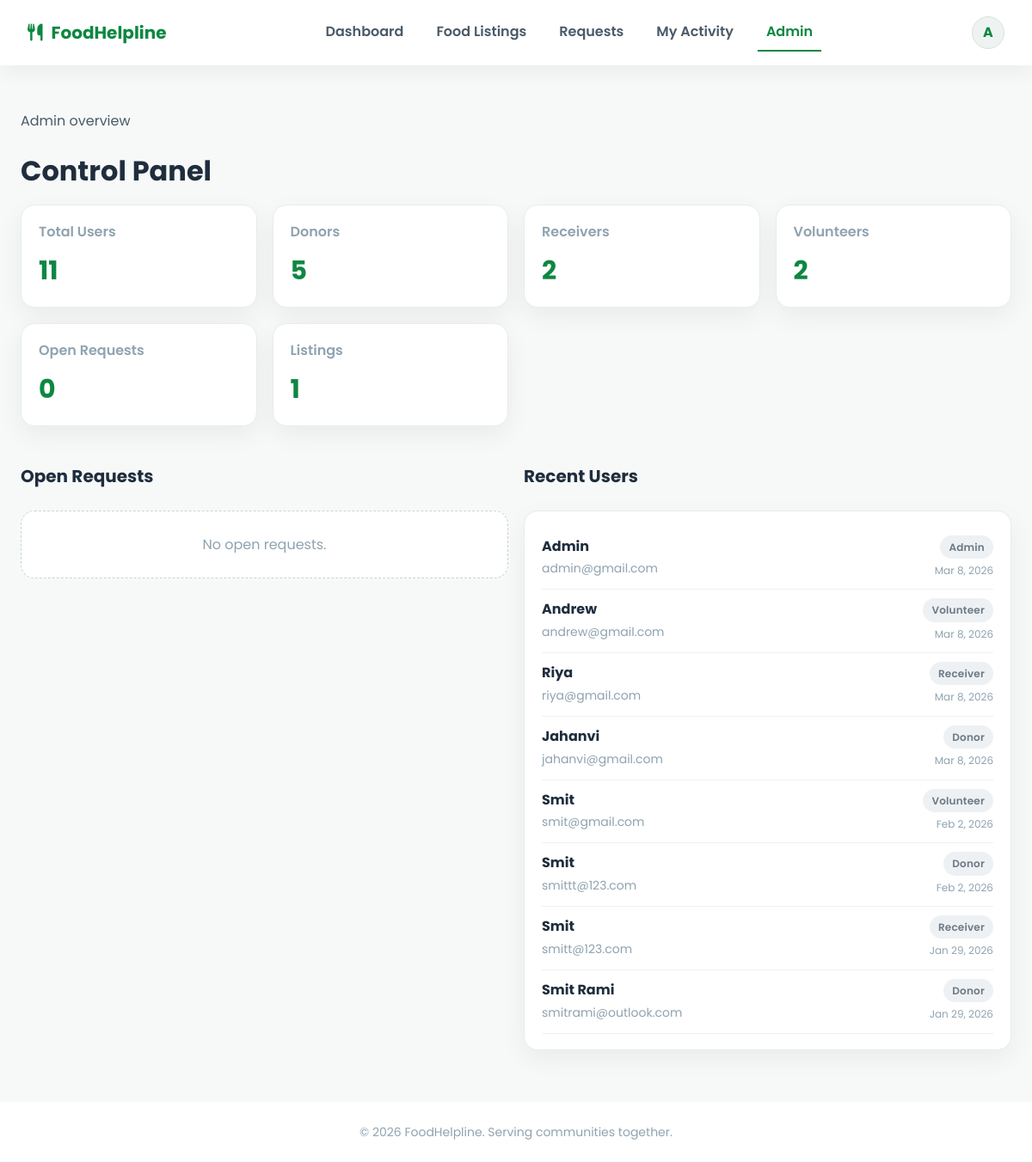
Page /admin/dashboard.php (signed in) on the committed database.
### tables this page shows
CREATE TABLE IF NOT EXISTS `users` (
  `id` int NOT NULL AUTO_INCREMENT,
  `name` varchar(100) DEFAULT NULL,
  `email` varchar(100) DEFAULT NULL,
  `phone` varchar(15) DEFAULT NULL,
  `address` varchar(255) DEFAULT NULL,
  `organization` varchar(255) DEFAULT NULL,
  `password` varchar(255) DEFAULT NULL,
  `role` enum('admin','donor','receiver','volunteer') DEFAULT NULL,
  `profile_completed` tinyint(1) NOT NULL DEFAULT '0',
  `status` tinyint DEFAULT '1',
  `created_at` timestamp NULL DEFAULT CURRENT_TIMESTAMP,
  PRIMARY KEY (`id`),
  UNIQUE KEY `email` (`email`)
);

### includes/helpers.php (called while the page is built, shortened)
<?php
function safe($value) {
    return htmlspecialchars($value ?? '', ENT_QUOTES, 'UTF-8');
}
function formatDate($dateString, $format = 'M j, Y') {
    return date($format, strtotime($dateString));
}

### admin/dashboard.php (the view, shortened to what this page needs)
<?php
$active = "admin";
include("../includes/header.php");
include("../includes/helpers.php");
$counts = [
    'users' => (int)$conn->query("SELECT COUNT(*) FROM users")->fetchColumn(),
    'donors' => (int)$conn->query("SELECT COUNT(*) FROM users WHERE role='donor'")->fetchColumn(),
    'receivers' => (int)$conn->query("SELECT COUNT(*) FROM users WHERE role='receiver'")->fetchColumn(),
    'volunteers' => (int)$conn->query("SELECT COUNT(*) FROM users WHERE role='volunteer'")->fetchColumn(),
    'open_requests' => (int)$conn->query("SELECT COUNT(*) FROM assistance_requests WHERE status IN ('open','picked_up')")->fetchColumn(),
    'listings' => (int)$conn->query("SELECT COUNT(*) FROM food_listings")->fetchColumn()
];
$openRequests = $conn->query("SELECT ar.*, u.name AS requester_name, vol.name AS volunteer_name
    FROM assistance_requests ar
    JOIN users u ON u.id = ar.requester_id
    LEFT JOIN users vol ON vol.id = ar.volunteer_id
    WHERE ar.status IN ('open','picked_up')
    ORDER BY ar.created_at DESC")->fetchAll(PDO::FETCH_ASSOC);
$users = $conn->query("SELECT name, email, role, created_at FROM users ORDER BY created_at DESC LIMIT 8")->fetchAll(PDO::FETCH_ASSOC);
?>
<section class="page">
    <div class="section-head" style="margin-bottom:8px;">
        <div>
            <p class="lead">Admin overview</p>
            <h1>Control Panel</h1>
        </div>
    </div>
    <div class="grid stats">
        <div class="card stat-card"><div class="label">Total Users</div><div class="value"><?php echo $counts['users']; ?></div></div>
        <div class="card stat-card"><div class="label">Donors</div><div class="value"><?php echo $counts['donors']; ?></div></div>
        <div class="card stat-card"><div class="label">Receivers</div><div class="value"><?php echo $counts['receivers']; ?></div></div>
        <div class="card stat-card"><div class="label">Volunteers</div><div class="value"><?php echo $counts['volunteers']; ?></div></div>
        <div class="card stat-card"><div class="label">Open Requests</div><div class="value"><?php echo $counts['open_requests']; ?></div></div>
        <div class="card stat-card"><div class="label">Listings</div><div class="value"><?php echo $counts['listings']; ?></div></div>
    </div>
    <div class="grid two">
        <div>
            <div class="section-head">
                <h3>Open Requests</h3>
            </div>
            <?php if (count($openRequests) === 0): ?>
                <div class="empty">No open requests.</div>
            <?php endif; ?>
        </div>
        <div>
            <div class="section-head">
                <h3>Recent Users</h3>
            </div>
            <div class="card">
                <?php foreach ($users as $user): ?>
                    <div style="display:flex; justify-content:space-between; padding:10px 0; border-bottom:1px solid #eef1f4;">
                        <div>
                            <strong><?php echo safe($user['name']); ?></strong><br>
                            <span style="color:var(--gray-500); font-size:14px;"><?php echo safe($user['email']); ?></span>
                        </div>
                        <div style="text-align:right;">
                            <span class="badge gray"><?php echo ucfirst($user['role']); ?></span><br>
                            <span style="color:var(--gray-500); font-size:12px;"><?php echo formatDate($user['created_at']); ?></span>
                        </div>
                    </div>
                <?php endforeach; ?>
            </div>
        </div>
    </div>
</section>
<?php include("../includes/footer.php"); ?>

### includes/header.php (shortened to what this page needs)
<?php
include_once __DIR__ . '/db.php';
$active = $active ?? '';
$userStmt = $conn->prepare("SELECT * FROM users WHERE id = ? LIMIT 1");
$userStmt->execute([$_SESSION['user_id']]);
$currentUser = $userStmt->fetch(PDO::FETCH_ASSOC);
$firstInitial = strtoupper(substr($currentUser['name'], 0, 1));
?>
<!DOCTYPE html>
<html lang="en">
<head>
    <link rel="stylesheet" href="https://cdnjs.cloudflare.com/ajax/libs/font-awesome/6.4.2/css/all.min.css">
    <link rel="stylesheet" href="<?php echo BASE_URL; ?>assets/css/style.css">
</head>
<body class="app-body">
<header class="app-nav">
    <div class="brand">
        <a href="<?php echo BASE_URL; ?>dashboard.php">
            <i class="fas fa-utensils"></i>
            <span>FoodHelpline</span>
        </a>
    </div>
    <nav class="nav-links">
        <a class="<?php echo $active === 'dashboard' ? 'active' : ''; ?>" href="<?php echo BASE_URL; ?>dashboard.php">Dashboard</a>
        <a class="<?php echo $active === 'listings' ? 'active' : ''; ?>" href="<?php echo BASE_URL; ?>food_listings.php">Food Listings</a>
        <a class="<?php echo $active === 'requests' ? 'active' : ''; ?>" href="<?php echo BASE_URL; ?>requests.php">Requests</a>
        <a class="<?php echo $active === 'activity' ? 'active' : ''; ?>" href="<?php echo BASE_URL; ?>activity.php">My Activity</a>
        <?php if ($currentUser['role'] === 'admin'): ?>
            <a class="<?php echo $active === 'admin' ? 'active' : ''; ?>" href="<?php echo BASE_URL; ?>admin/dashboard.php">Admin</a>
        <?php endif; ?>
    </nav>
    <div class="nav-cta">
        <div class="avatar" data-dropdown="user-menu">
            <?php echo htmlspecialchars($firstInitial); ?>
        </div>
    </div>
</header>
<main>

### includes/footer.php
    </main>
    <footer class="app-footer">
        <p>&copy; <?php echo date('Y'); ?> FoodHelpline. Serving communities together.</p>
    </footer>
</body>
</html>

### assets/css/style.css (style rules this page uses)
:root { --green: #1fa05a; --green-dark: #0d8741; --yellow: #f4ad22; --red: #d94141; --gray-900: #1f2d3d; --gray-700: #4a5a68; --gray-500: #8fa3b0; --gray-300: #dce5eb; --gray-100: #f7f9f8; --card-shadow: 0 10px 30px rgba(0, 0, 0, 0.06); font-family: "Poppins", system-ui, -apple-system, sans-serif; }
* { box-sizing: border-box; margin: 0; padding: 0; }
body { background: var(--gray-100); color: var(--gray-900); line-height: 1.6; }
a { color: var(--green); text-decoration: none; }
.badge { display: inline-flex; align-items: center; padding: 4px 10px; border-radius: 20px; font-size: 12px; font-weight: 600; letter-spacing: 0.2px; }
.badge.gray { background: #eef1f4; color: #6b7a86; }
.app-body { min-height: 100vh; }
.app-nav { position: sticky; top: 0; z-index: 50; background: #fff; display: flex; align-items: center; justify-content: space-between; padding: 16px 32px; box-shadow: 0 8px 22px rgba(0, 0, 0, 0.05); }
.brand a { display: inline-flex; align-items: center; gap: 10px; font-size: 20px; font-weight: 700; color: var(--green-dark); }
.nav-links { display: flex; gap: 18px; }
.nav-links a { color: var(--gray-700); font-weight: 600; padding: 8px 10px; border-bottom: 2px solid transparent; }
.nav-links a.active { color: var(--green-dark); border-color: var(--green-dark); }
.nav-cta { display: flex; align-items: center; gap: 12px; position: relative; }
.avatar { width: 38px; height: 38px; border-radius: 50%; background: #eef3f1; color: var(--green-dark); display: grid; place-items: center; font-weight: 700; cursor: pointer; border: 1px solid #d7e3dd; }
.page { max-width: 1200px; margin: 0 auto; padding: 32px 24px 60px; }
.page h1 { font-size: 32px; margin-bottom: 6px; }
.page p.lead { color: var(--gray-700); margin-bottom: 20px; }
.grid { display: grid; gap: 18px; }
.grid.stats { grid-template-columns: repeat(auto-fit, minmax(220px, 1fr)); margin-bottom: 22px; }
.grid.two { grid-template-columns: repeat(auto-fit, minmax(320px, 1fr)); }
.card { background: #fff; border: 1px solid #e7ecec; border-radius: 16px; padding: 18px 20px; box-shadow: var(--card-shadow); }
.stat-card { display: flex; flex-direction: column; gap: 8px; }
.stat-card .label { color: var(--gray-500); font-weight: 600; }
.stat-card .value { font-size: 30px; font-weight: 700; color: var(--green-dark); }
.section-head { display: flex; justify-content: space-between; align-items: center; margin: 20px 0 12px; }
.section-head h3 { font-size: 20px; }
.empty { border: 1.5px dashed #c7d4d0; border-radius: 16px; padding: 26px; text-align: center; color: var(--gray-500); background: #fff; }
.app-footer { text-align: center; padding: 24px; color: var(--gray-500); font-size: 14px; }
.section-head { display: flex; justify-content: space-between; align-items: center; margin-bottom: 24px; }
footer { background: #fff; text-align: center; padding: 20px 0; color: var(--gray-500); }

### rows in the picture
users: name "A"
users: name "Admin", email "admin@gmail.com", role "Admin", created_at "Mar 8, 2026"
users: name "Andrew", email "andrew@gmail.com", role "Volunteer", created_at "Mar 8, 2026"
users: name "Riya", email "riya@gmail.com", role "Receiver", created_at "Mar 8, 2026"
users: name "Jahanvi", email "jahanvi@gmail.com", role "Donor", created_at "Mar 8, 2026"
users: name "Smit", email "smit@gmail.com", role "Volunteer", created_at "Feb 2, 2026"
users: name "Smit", email "smittt@123.com", role "Donor", created_at "Feb 2, 2026"
users: name "Smit", email "smitt@123.com", role "Receiver", created_at "Jan 29, 2026"
users: name "Smit Rami", email "smitrami@outlook.com", role "Donor", created_at "Jan 29, 2026"

### other values in the picture
$counts['users'] "11"
$counts['donors'] "5"
$counts['receivers'] "2"
$counts['volunteers'] "2"
$counts['open_requests'] "0"
$counts['listings'] "1"
